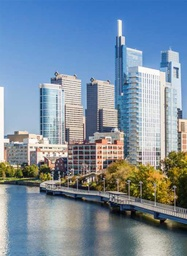
#> input picture p1.jpg, 187 x 256 px, shrunk from 756 x 1034 before the run
$ python stitch.py
#> lines starting #> are read from the running program, lines starting #| are printed output that depends on the picture
### image.py
import cv2
import numpy as np

class Image:
    def __init__(self, raw):
        detector = cv2.xfeatures2d.SIFT_create()
        self.raw = raw
        self.kp, self.des = detector.detectAndCompute(cv2.cvtColor(self.raw, cv2.COLOR_BGR2GRAY),None)


def resize(raw):
    h,w,_ = raw.shape
    r = w // 1000 + 1 if w > 1000 else 1
    return cv2.resize(raw,(int(raw.shape[1]/r), int(raw.shape[0]/r)))


def visualizeMatch(img1, img2):
    bf = cv2.BFMatcher()
    matches = bf.knnMatch(img1.des, img2.des, k=2)
    matched = []
    for m,n in matches:
        if m.distance < 0.5 * n.distance: # the smaller the ratio is , the correct the matches are
            matched.append([m])
    # reference: https://opencv-python-tutroals.readthedocs.io/en/latest/py_tutorials/py_feature2d/py_matcher/py_matcher.html
    demo = cv2.drawMatchesKnn(img1.raw, img1.kp, img2.raw, img2.kp, matched, None, flags=2)
    cv2.imshow("BFmatch", demo)
    cv2.waitKey(0)
    # cv2.imwrite("match.jpg", demo)

### align.py
import sys
import random
import cv2
import numpy as np

from image import Image
from image import resize
from image import visualizeMatch

def match(img1, img2, default=True):
    des1 = img1.des
    des2 = img2.des
    if default:
        bf = cv2.BFMatcher()
        matches = bf.knnMatch(des1, des2, k=2)
        matched = []
        for m,n in matches:
            if m.distance < 0.5 * n.distance: # the smaller the ratio is , the correct the matches are
                matched.append(m)

        src = np.float32([img1.kp[m.queryIdx].pt for m in matched]).reshape(-1,2)
        dst = np.float32([img2.kp[m.trainIdx].pt for m in matched]).reshape(-1,2)
        return src, dst
    else:
        ratio = 0.8
        S = np.empty((0,2))
        D = np.empty((0,2))
        for i in range(des1.shape[0]):
            src = des1[i,:]
            candidates = []
            d1 = np.linalg.norm(src - des2[0,:])
            d2 = np.linalg.norm(src - des2[1,:])
            if d1 < d2:
                candidates.append([0, d1])
                candidates.append([1, d2])
            else:
                candidates.append([1, d2])
                candidates.append([0, d1])
            for j in range(2,des2.shape[0]):
                d = np.linalg.norm(src - des2[j,:])
                if d < candidates[0][1]:
                    candidates[0][1] = d
                    candidates[0][0] = j
                else:
                    if d < candidates[1][1]:
                        candidates[1][1] = d
                        candidates[1][0] = j

            if candidates[1][1]/candidates[0][1] > 0.8:
                S = np.concatenate((S, np.asarray(img1.kp[i].pt).reshape(1,2)))
                D = np.concatenate((D, np.asarray(img2.kp[candidates[0][0]].pt).reshape(1,2)))
        return S, D

# find similarity transform
# [11 lines left out: function LeastSquare, not called in this run]

# https://blog.csdn.net/hudaliquan/article/details/52121832
def findHomography(src, dst, default=False):
    if src.shape[0] != 4:
        print("Error. Homography needs 4 pairs of points.")
    if default:
        return cv2.getPerspectiveTransform(src, dst)
    else:
        b = np.zeros((8,1))
        A = np.zeros((8,8))
        for i in range(4):
            b[  2*i, :] = dst[i,0]
            b[2*i+1, :] = dst[i,1]
            A[2*i:2*(i+1), :] = np.array( [[src[i,0], src[i,1], 1, 0, 0, 0, -dst[i,0]*src[i,0], -dst[i,0]*src[i,1]], \
                                           [0, 0, 0, src[i,0], src[i,1], 1, -dst[i,1]*src[i,0], -dst[i,1]*src[i,1] ]])
        x, _, _, _ = np.linalg.lstsq(A, b, rcond=None)

        H = np.array([[x[0,0], x[1,0], x[2,0]], [x[3,0], x[4,0], x[5,0]], [x[6,0] , x[7,0], 1]])
        return H

def HomographyError(src, dst, M):
    x = (src[:,0]*M[0,0] + src[:,1]*M[0,1] +M[0,2])/(src[:,0]*M[2,0] + src[:,1]*M[2,1] +M[2,2])
    y = (src[:,0]*M[1,0] + src[:,1]*M[1,1] +M[1,2])/(src[:,0]*M[2,0] + src[:,1]*M[2,1] +M[2,2])
    error = np.power((x - dst[:,0]),2) + np.power((y - dst[:,1]),2)
    return error

def RANSAC(src, dst, MAXITER=1000, default=False):

    N = src.shape[0]
    sampleNum = 4

    best_fit = float("Inf")
    best_inlier = 0
    threshold = 4
    best_M = np.ones((3,3))

    src = src[:,:]
    dst = dst[:,:]

    # [10 lines of commented-out code are left out]
    for i in range(MAXITER):
        temp_inlier = 0
        sample = random.sample(range(N),sampleNum)
        M = findHomography(src[sample], dst[sample], default=default)
        error = HomographyError(src, dst, M)
        for j in range(src.shape[0]):
            if error[j] < threshold:
                temp_inlier += 1
        if temp_inlier > best_inlier:
            best_inlier = temp_inlier
            best_M = M

    return best_M

def transform(img1, img2, default=False):
    src, dst = match(img1, img2)
    # M, mask = cv2.findHomography(src, dst, cv2.RANSAC, 5.0)
    # M = LeastSquare(src, dst)
    M = RANSAC(src, dst, default = default) # default: function provided by opencv
    return M

### stitch.py
import sys
import random
import cv2
import numpy as np

from image import Image
from image import resize
from image import visualizeMatch
from align import *


def stitch(img1, img2):
    for i in range(img1.shape[0]):
        for j in range(img1.shape[1]):
            if img1[i,j,0] != 0:
                img2[i,j] = img1[i,j]
    return img2

if __name__ == "__main__":

    path = []
    if len(sys.argv) > 1:
        for i in range(1, len(sys.argv)):
            path.append(sys.argv[i])
    else:
        # path = ["p1.jpg", "p2.jpg"]
        # path = ["p1.jpg", "p2.jpg", "p3.jpg"]
        path = ["p1.jpg", "p2.jpg", "p3.jpg", "p4.jpg"]

    images = []

    for p in path:
        raw = cv2.imread(p)
#> raw is the input picture: shape (256, 187, 3); mean B, G, R 159.8, 142.5, 124.1
        images.append(Image(resize(raw)))
#> in __init__, `self.kp, self.des = detector.detectAndCompute(cv2.cvtColor(self.raw, c..`: self.kp = 420 keypoints; strongest (x, y, size): (140, 159, 1.8), (115, 142, 2.7), (177, 69, 2), (99, 141, 3.2)

    result = images[0].raw

    for i in range(1,len(images)):
        img1 = Image(result)
        img2 = images[i]
        visualizeMatch(img1, img2)
        M = transform(img1, img2)
        # print(M)
        warpImg = cv2.warpPerspective(img2.raw, np.linalg.inv(M), (img1.raw.shape[1]+img2.raw.shape[1], img1.raw.shape[0]))
        result = stitch(img1.raw, warpImg)
#> this loop made 3 passes
#> pass 1, in visualizeMatch, `demo = cv2.drawMatchesKnn(img1.raw, img1.kp, img2.raw, img2.kp, matche..`:
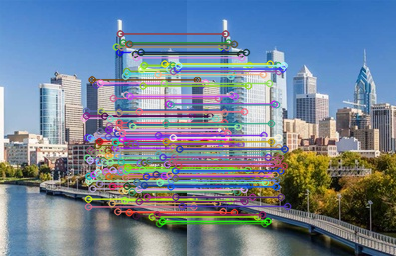
#> demo: shape (256, 396, 3); mean B, G, R 148.3, 131.1, 116
#> pass 1, `warpImg = cv2.warpPerspective(img2.raw, np.linalg.inv(M), (img1.raw.sh..`:
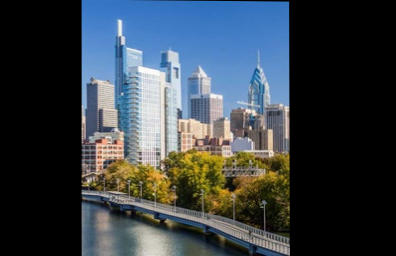
#> warpImg: shape (256, 396, 3); mean B, G, R 71.1, 64.4, 56
#> pass 1, `result = stitch(img1.raw, warpImg)`:
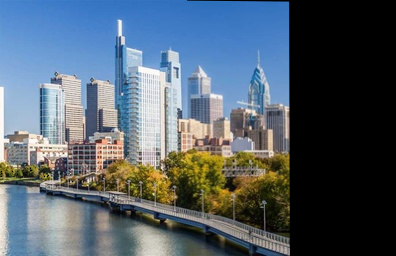
#> result: shape (256, 396, 3); mean B, G, R 107.2, 96.1, 83.2
#> pass 2, in visualizeMatch (call 2), `demo = cv2.drawMatchesKnn(img1.raw, img1.kp, img2.raw, img2.kp, matche..`:
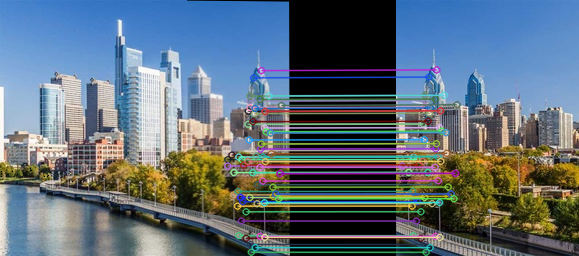
#> demo: shape (256, 579, 3); mean B, G, R 121, 109.3, 94.2
#> after the loop:
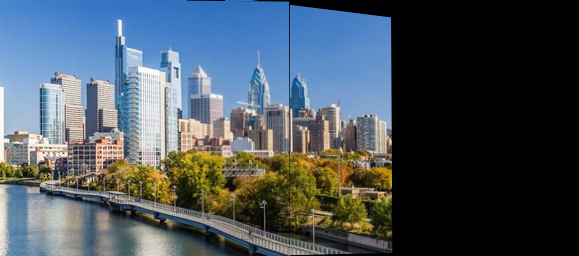
#> img1.raw: shape (256, 579, 3); mean B, G, R 93.3, 84.5, 73.4
#> after the loop:
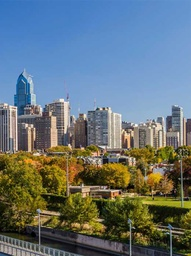
#> img2.raw: shape (256, 191, 3); mean B, G, R 121.6, 115.5, 101.1
#> after the loop:
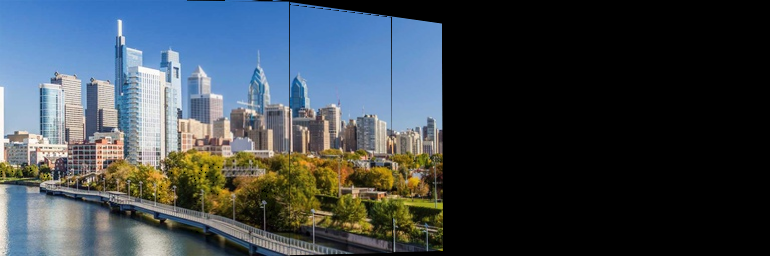
#> result: shape (256, 770, 3); mean B, G, R 77.7, 70.8, 61.6

    cv2.imshow("Panorama", result)
    cv2.waitKey(0)
    cv2.imwrite("result.jpg", result)
